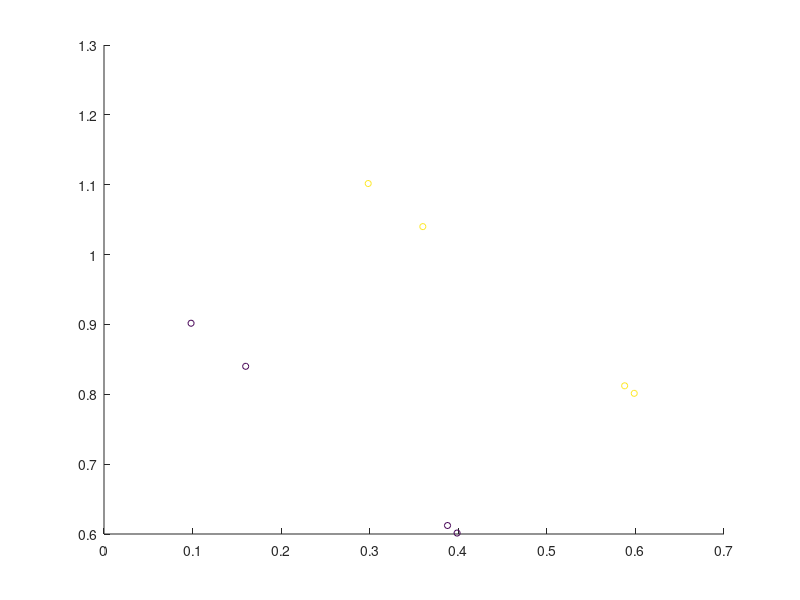

This figure's MATLAB source: (Note: this script raises an error after producing the figure.)
% This script is a demo showing some simple decoding on toy data.
% The toy data are simple matlab matrices and no "real" fMRI or EEG data.

clear all

%% Generate the toy data
% define number of "runs" and center means
nruns = 4; % lets simulate we have n runs
set1.mean = [0 0];
set2.mean = [.2 .2]; % should have the same dim as set1, otherwise it wont work (and would not make sense, either)

% generate the data

% two shifted lines
x = rand(nruns, 1);
data1 = [x, x.*(-1) + 1];
data2 = data1 + repmat(set2.mean, nruns, 1);

% uniform
% data1 = rand(nruns, length(set1.mean)) + repmat(set1.mean, nruns, 1);
% data2 = rand(nruns, length(set2.mean)) + repmat(set2.mean, nruns, 1);

% put all together in a data matrix
data = [data1; data2]; 

%% add data description
% save the labels
cfg.files.label(1:nruns) = 1;
cfg.files.label(nruns+1:nruns+nruns) = 2;
% save the run number
cfg.files.step(1:nruns) = 1:nruns;
cfg.files.step(nruns+1:nruns+nruns) = 1:nruns;
% save a description
for ifile = 1:length(cfg.files.label)
    cfg.files.name(ifile) = {sprintf('class%i_run%i', cfg.files.label(ifile), cfg.files.step(ifile))};
end
% add an empty mask file
cfg.files.mask = '';

%% plot the data (if 2d)
if size(data, 2) == 2
    scatter(data(:, 1), data(:, 2), 20, cfg.files.label);
end

%% Prepare data for passing
passed_data.data = data;
passed_data.mask_index = 1:size(data, 2); % use all voxels
passed_data.files = cfg.files;
passed_data.hdr = ''; % we don't need a header, because we don't write img-files as output (but mat-files)
passed_data.dim = [length(set1.mean), 1, 1]; % add dimension information of the original data
% passed_data.voxelsize = [1 1 1];


%% Add defaults for the remaining parameters that we did not specify
cfg = decoding_defaults(cfg);

% Set the analysis that should be performed (here we only want to do 1
% decoding)
% cfg.analysis = 'wholebrain';
cfg.analysis = 'searchlight';
cfg.results.output = {'accuracy', 'binomial_probability', 'model_parameters', 'primal_SVM_weights'};
% Set the output directory where data will be saved
cfg.results.dir = fullfile(pwd, 'toyresults');

cfg.verbose = 2; % you want all information to be printed on screen

%% Nothing needs to be changed below for a standard leave-one-run out cross
% validation analysis.

% Create s leave-one-run-out cross validation design:
cfg.design = make_design_cv(cfg); 
print_design(cfg);

%% Play around with the decoding parameters

% Parameters for libsvm (from their webpage):
% -s svm_type : set type of SVM (default 0)
% 	0 -- C-SVC
% 	1 -- nu-SVC
% 	2 -- one-class SVM
% 	3 -- epsilon-SVR
% 	4 -- nu-SVR
% -t kernel_type : set type of kernel function (default 2)
% 	0 -- linear: u'*v
% 	1 -- polynomial: (gamma*u'*v + coef0)^degree
% 	2 -- radial basis function: exp(-gamma*|u-v|^2)
% 	3 -- sigmoid: tanh(gamma*u'*v + coef0)
% -d degree : set degree in kernel function (default 3)
% -g gamma : set gamma in kernel function (default 1/num_features)
% -r coef0 : set coef0 in kernel function (default 0)
% -c cost : set the parameter C of C-SVC, epsilon-SVR, and nu-SVR (default 1)
% -n nu : set the parameter nu of nu-SVC, one-class SVM, and nu-SVR (default 0.5)
% -p epsilon : set the epsilon in loss function of epsilon-SVR (default 0.1)
% -m cachesize : set cache memory size in MB (default 100)
% -e epsilon : set tolerance of termination criterion (default 0.001)
% -h shrinking: whether to use the shrinking heuristics, 0 or 1 (default 1)
% -b probability_estimates: whether to train a SVC or SVR model for probability estimates, 0 or 1 (default 0)
% -wi weight: set the parameter C of class i to weight*C, for C-SVC (default 1)
% 
% The k in the -g option means the number of attributes in the input data.

% default: cost = 1
% cfg.decoding.train.classification.model_parameters = '-s 0 -t 0 -c 1 -b 0';

% very high costs: points lie on the boundary
cfg.decoding.train.classification.model_parameters = '-s 0 -t 0 -c 1000 -b 0';

% very low costs: points lie far away from the boundary
% cfg.decoding.train.classification.model_parameters = '-s 0 -t 0 -c 0.01 -b 0';



%% Run decoding
[results, cfg] = decoding(cfg, passed_data)

%% Print decision boundary in figure
% get first weights
weights = results.primal_SVM_weights.output(1).weights{1}; % [w0 (bias), w1, w2]
w = weights.w; w0 = weights.b;
% change 0 = w'x + w0 (where x: xy) in y = ax + b to easier plot the result

a = -w(1)/w(2);
b = -w0/w(2);

% plot function
x = [0, 1];
y = a*x + b;
hold all
plot(x, y);

% upper boundary
b_up = -(w0+1)/w(2);
y = a*x + b_up;
plot(x, y);

% lower boundary
b_lo = -(w0-1)/w(2);
y = a*x + b_lo;
plot(x, y);

hold off

%% predict some values (just for fun)
[predicted, acc, decision_values] = svmpredict(0,[0, 2.867],weights.model,cfg.decoding.test.classification.model_parameters)
